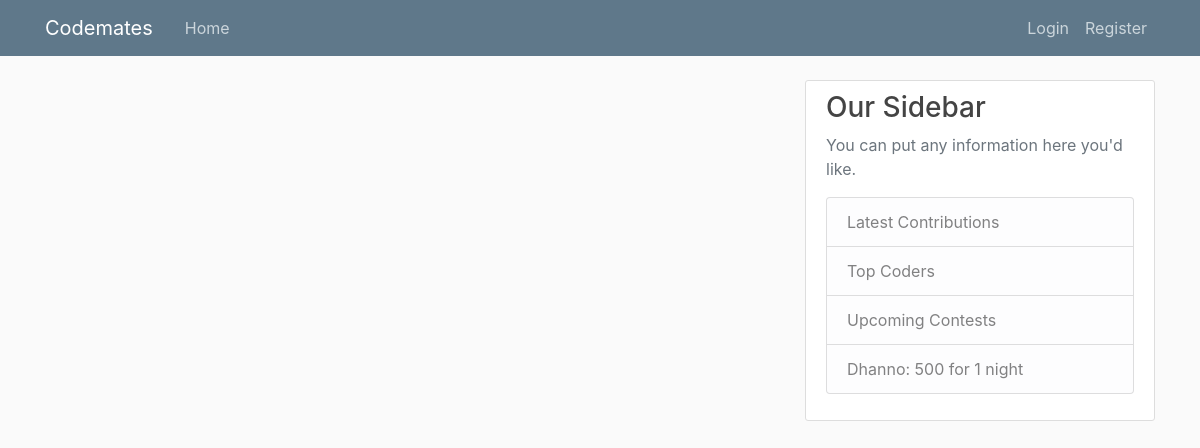
Before: / with the older database file.
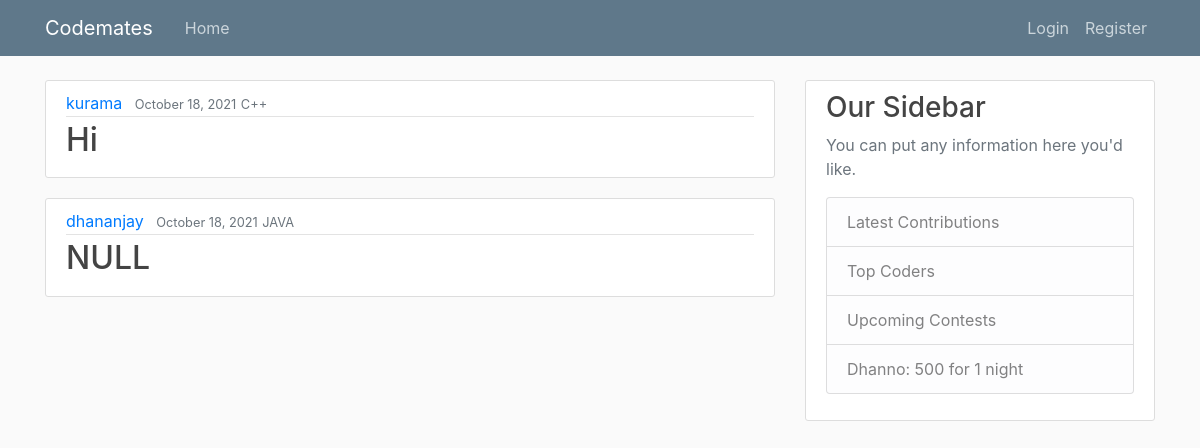
After: the same page with the newer database file.
### codes/models.py (models this page shows, shortened)
class Code(models.Model):
    title = models.CharField(max_length=100,default='#CODE')
    lang = models.CharField(max_length=6, choices=LANGUAGES, default='C++')
    content = models.TextField()
    date_posted = models.DateTimeField(default=timezone.now)
    author = models.ForeignKey(User, on_delete=models.CASCADE)

### codes/views.py (the view)
# urls.py: path('', CodeListView.as_view(), name='code-home'),
class CodeListView(ListView):
    model = Code
    template_name = 'codes/home.html'  # <app>/<model>_<viewtype>.html
    context_object_name = 'codes'
    ordering = ['-date_posted']

### codes/templates/codes/home.html (shortened to what this page needs)
{% extends "codes/base.html" %}
{% block content %}
    {% for code in codes %}
        <article class="media content-section">
          <div class="media-body">
            <div class="article-metadata">
              <a class="mr-2" href="#">{{ code.author }}</a>
              <small class="text-muted">{{ code.date_posted|date:"F d, Y" }}</small>
              <small class="text-muted">{{ code.lang }}</small>
            </div>
            <h2><a class="article-title" href="{% url 'code-detail' code.id %}">{{ code.title }}</a></h2>
          </div>
        </article>
    {% endfor %}
{% endblock content %}

### codes/templates/codes/base.html (shortened to what this page needs)
{% load static %}
<!DOCTYPE html>
<html>
<head>
    <link rel="stylesheet" href="https://maxcdn.bootstrapcdn.com/bootstrap/4.0.0/css/bootstrap.min.css">
    <link rel="stylesheet" type="text/css" href="{% static 'codes/main.css' %}">
</head>
<body>
    <header class="site-header">
      <nav class="navbar navbar-expand-md navbar-dark bg-steel fixed-top">
        <div class="container">
          <a class="navbar-brand mr-4" href="{% url 'code-home' %}">Codemates</a>
          <div class="collapse navbar-collapse" id="navbarToggle">
            <div class="navbar-nav mr-auto">
              <a class="nav-item nav-link" href="{% url 'code-home' %}">Home</a>
            </div>
            <div class="navbar-nav">
              {% if user.is_authenticated %}
                <a class="nav-item nav-link" href="{% url 'code-create' %}">Code</a>
                <a class="nav-item nav-link" href=".">Profile</a>
                <a class="nav-item nav-link" href="/accounts/logout">Logout</a>
              {% else %}
                <a class="nav-item nav-link" href="/accounts/login">Login</a>
                <a class="nav-item nav-link" href="/accounts/signup">Register</a>
              {% endif %}
            </div>
          </div>
        </div>
      </nav>
    </header>
    <main role="main" class="container">
      <div class="row">
        <div class="col-md-8">
          {% block content %}{% endblock %}
        </div>
        <div class="col-md-4">
          <div class="content-section">
            <h3>Our Sidebar</h3>
            <p class='text-muted'>You can put any information here you'd like.
              <ul class="list-group">
                <li class="list-group-item list-group-item-light">Latest Contributions</li>
                <li class="list-group-item list-group-item-light">Top Coders</li>
                <li class="list-group-item list-group-item-light">Upcoming Contests</li>
                <li class="list-group-item list-group-item-light">Dhanno: 500 for 1 night</li>
              </ul>
            </p>
          </div>
        </div>
      </div>
    </main>
</body>
</html>

### codes/static/codes/main.css (style rules this page uses)
body { background: #fafafa; color: #333333; margin-top: 5rem; }
h1, h2, h3, h4, h5, h6 { color: #444444; }
ul { margin: 0; }
.bg-steel { background-color: #5f788a; }
.site-header .navbar-nav .nav-link { color: #cbd5db; }
.content-section { background: #ffffff; padding: 10px 20px; border: 1px solid #dddddd; border-radius: 3px; margin-bottom: 20px; }
.article-title { color: #444444; }
.article-metadata { padding-bottom: 1px; margin-bottom: 4px; border-bottom: 1px solid #e3e3e3 }

Changed rows visible on the page:
added Code: author "kurama", date_posted "October 18, 2021", lang "C++", title "Hi"
added Code: author "dhananjay", date_posted "October 18, 2021", lang "JAVA", title "NULL"
